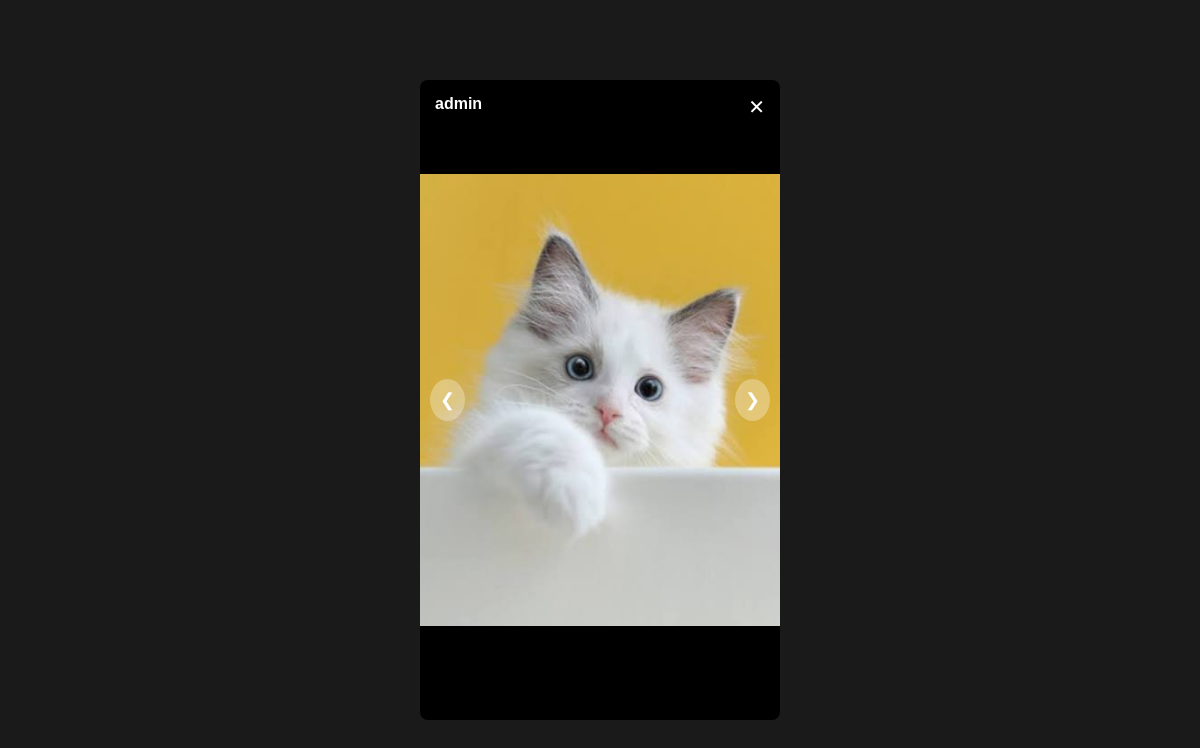
Page /story/4/ (signed in) on the committed database.
### instagram_clone/models.py (models this page shows, shortened)
class Story(models.Model):
    author = models.ForeignKey(User, on_delete=models.CASCADE, related_name='stories')
    created_at = models.DateTimeField(auto_now_add=True)

class StoryImage(models.Model):
    story = models.ForeignKey(Story, on_delete=models.CASCADE, related_name='images')
    image = models.ImageField(upload_to='stories/')

### instagram_clone/views.py (the view)
# urls.py: path('story/<int:story_id>/', views.story_detail, name='story_detail'),
@login_required
def story_detail(request, story_id):
    story = get_object_or_404(Story, id=story_id)
    return render(request, 'instagram/story_detail.html', {'story': story})

### instagram_clone/templates/instagram/story_detail.html (shortened to what this page needs)
<!DOCTYPE html>
<html lang="ko">
<head>
</head>
<body>
    <div class="story-wrapper">
        <div class="author-tag">{{ story.author.username }}</div>
        <a href="{% url 'feed' %}" class="close-btn">✕</a>
        {% for img_obj in story.images.all %}
            <img src="{{ img_obj.image.url }}" class="story-slide {% if forloop.first %}active{% endif %}" alt="story-img">
        {% endfor %}
        <button class="nav-btn prev" onclick="moveSlide(-1)">❮</button>
        <button class="nav-btn next" onclick="moveSlide(1)">❯</button>
    </div>
</body>
</html>

### instagram_clone/templates/instagram/story_detail.html (style rules this page uses)
body { background: #1a1a1a; color: white; display: flex; flex-direction: column; align-items: center; justify-content: center; height: 100vh; margin: 0; font-family: sans-serif; }
.story-wrapper { position: relative; width: 360px; height: 640px; background: #000; border-radius: 8px; overflow: hidden; display: flex; align-items: center; }
.story-slide { display: none; width: 100%; height: 100%; object-fit: contain; }
.story-slide.active { display: block; }
.nav-btn { position: absolute; top: 50%; transform: translateY(-50%); background: rgba(255,255,255,0.3); border: none; color: white; padding: 10px; cursor: pointer; border-radius: 50%; font-size: 18px; }
.prev { left: 10px; }
.next { right: 10px; }
.close-btn { position: absolute; top: 15px; right: 15px; color: white; text-decoration: none; font-size: 20px; }
.author-tag { position: absolute; top: 15px; left: 15px; font-weight: bold; }

### rows in the picture
Story: author.username "admin"
StoryImage: image (picture)
